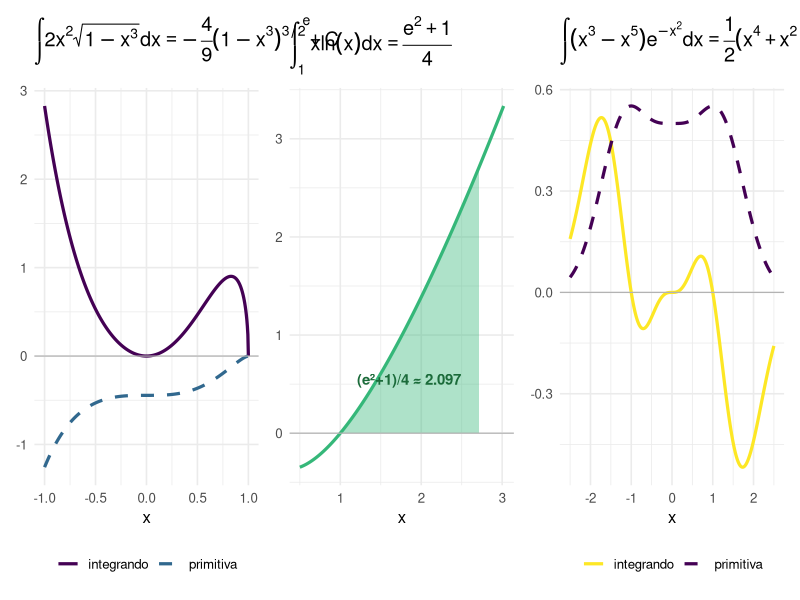
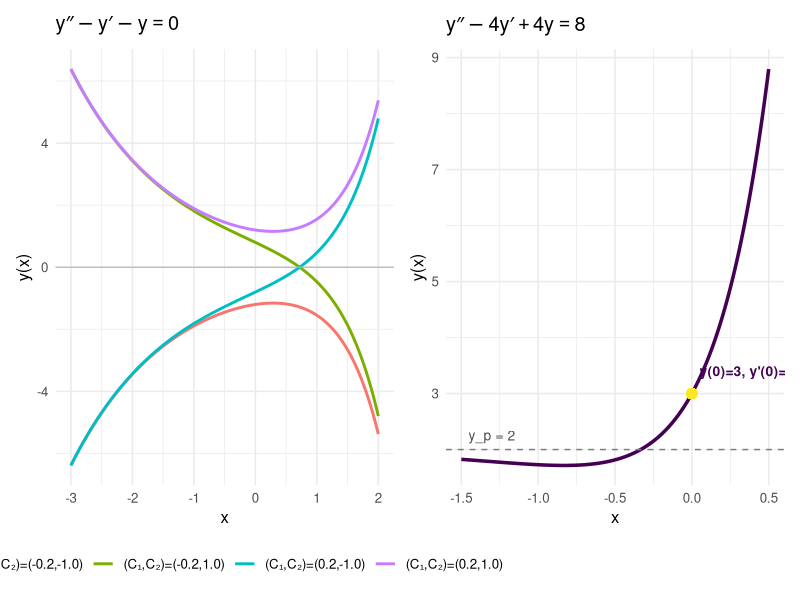
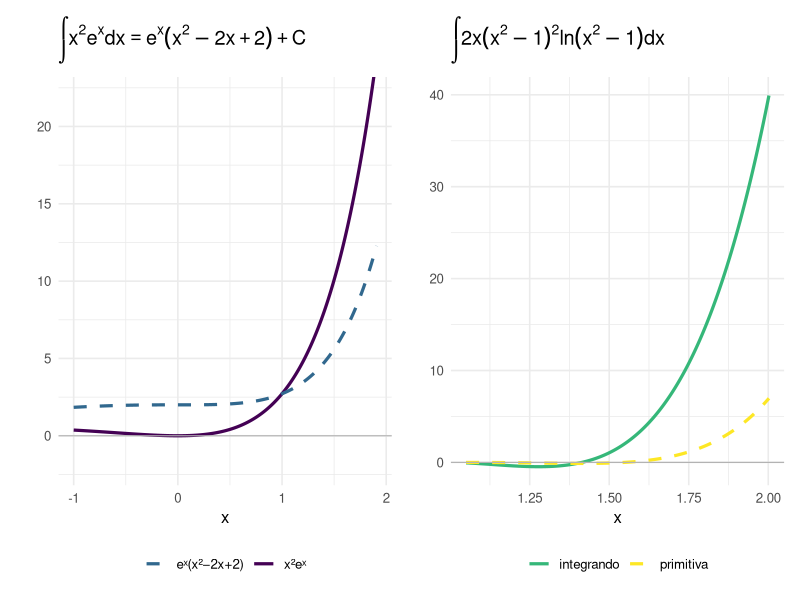

R code for these plots, in order:
## ---- chunk 1
#| label: fig-teste3-2026-verificacao
#| fig-cap: "Verificação numérica das integrais do Teste 3 (2026). Esquerda: integrando $2x^2\\sqrt{1-x^3}$ e sua primitiva $-\\frac{4}{9}(1-x^3)^{3/2}$. Centro: integral definida $\\int_1^e x\\ln x\\,dx = (e^2+1)/4$ representada como área sombreada. Direita: integrando $(x^3-x^5)e^{-x^2}$ e sua primitiva $\\frac{1}{2}(x^4+x^2+1)e^{-x^2}$."
#| fig-align: center
#| fig-width: 13
#| fig-height: 4.2

library(ggplot2)
library(patchwork)

base_t <- theme_minimal(base_size = 12) +
  theme(legend.position = "bottom", legend.title = element_blank())

# Q2.1: integrando e primitiva em [-1, 1]
x1  <- seq(-1, 1, length.out = 400)
df1 <- data.frame(
  x = x1,
  f = 2 * x1^2 * sqrt(pmax(1 - x1^3, 0)),
  F = -(4/9) * (pmax(1 - x1^3, 0))^(3/2)
)

p1 <- ggplot(df1, aes(x)) +
  geom_line(aes(y = f, color = "integrando"), linewidth = 1.1) +
  geom_line(aes(y = F, color = "primitiva"),  linewidth = 1.1, linetype = "dashed") +
  geom_hline(yintercept = 0, color = "gray70", linewidth = 0.4) +
  scale_color_manual(values = c("integrando" = "#440154", "primitiva" = "#31688e")) +
  labs(title = expression(integral(2*x^2*sqrt(1-x^3)*dx) == -frac(4,9)*(1-x^3)^{3/2}+C),
       x = "x", y = NULL) +
  base_t

# Q2.2: área sombreada da integral definida x ln(x) em [1, e]
x2a  <- seq(0.5, exp(1) + 0.3, length.out = 400)
x2f  <- seq(1, exp(1), length.out = 200)
df2  <- data.frame(x = x2a, y = x2a * log(x2a))
df2f <- data.frame(x = x2f, y = x2f * log(x2f))
val2 <- (exp(2) + 1) / 4

p2 <- ggplot() +
  geom_area(data = df2f, aes(x, y), fill = "#35b779", alpha = 0.4) +
  geom_line(data = df2,  aes(x, y), color = "#35b779", linewidth = 1.1) +
  geom_hline(yintercept = 0, color = "gray70", linewidth = 0.4) +
  annotate("text", x = 1.85, y = 0.55,
           label = sprintf("(e²+1)/4 ≈ %.3f", val2),
           size = 3.8, color = "#1b6b3a", fontface = "bold") +
  labs(title = expression(integral(x*ln(x)*dx, 1, e) == frac(e^2+1, 4)),
       x = "x", y = NULL) +
  theme_minimal(base_size = 12)

# Q2.3: integrando e primitiva em [-2.5, 2.5]
x3  <- seq(-2.5, 2.5, length.out = 400)
df3 <- data.frame(
  x = x3,
  f = (x3^3 - x3^5) * exp(-x3^2),
  F = 0.5 * (x3^4 + x3^2 + 1) * exp(-x3^2)
)

p3 <- ggplot(df3, aes(x)) +
  geom_line(aes(y = f, color = "integrando"), linewidth = 1.1) +
  geom_line(aes(y = F, color = "primitiva"),  linewidth = 1.1, linetype = "dashed") +
  geom_hline(yintercept = 0, color = "gray70", linewidth = 0.4) +
  scale_color_manual(values = c("integrando" = "#fde725", "primitiva" = "#440154")) +
  labs(title = expression(integral((x^3-x^5)*e^{-x^2}*dx) == frac(1,2)*(x^4+x^2+1)*e^{-x^2}+C),
       x = "x", y = NULL) +
  base_t

p1 + p2 + p3
## ---- chunk 2
#| label: fig-teste3-2025-q3
#| fig-cap: "EDOs da Questão 3. Esquerda: famílias de soluções de $y''-y'-y=0$ para vários $(C_1,C_2)$. Direita: solução do PVI $y''-4y'+4y=8$, $y(0)=3$, $y'(0)=5$ — a parte transitória $(1+3x)e^{2x}$ explode rapidamente; em escala curta vê-se a condição inicial e a inclinação iniciais."
#| fig-align: center
#| fig-width: 11
#| fig-height: 4.2

library(ggplot2)
library(patchwork)

base_t <- theme_minimal(base_size = 12) +
  theme(legend.position = "bottom", legend.title = element_blank())

# 3.1
r1 <- (1 + sqrt(5))/2
r2 <- (1 - sqrt(5))/2
x  <- seq(-3, 2, length.out = 400)
pars <- list(c( 0.2,  1.0), c(-0.2,  1.0), c( 0.2, -1.0), c(-0.2, -1.0))
df1 <- do.call(rbind, lapply(pars, function(p)
  data.frame(x = x,
             y = p[1]*exp(r1*x) + p[2]*exp(r2*x),
             curva = sprintf("(C₁,C₂)=(%.1f,%.1f)", p[1], p[2]))))
df1 <- subset(df1, abs(df1$y) < 8)

p1 <- ggplot(df1, aes(x, y, color = curva)) +
  geom_line(linewidth = 1) +
  geom_hline(yintercept = 0, color = "gray70", linewidth = 0.4) +
  labs(title = expression(y*second - y*minute - y == 0),
       x = "x", y = "y(x)") + base_t

# 3.2 — PVI
x2 <- seq(-1.5, 0.5, length.out = 400)
df2 <- data.frame(x = x2, y = (1 + 3*x2)*exp(2*x2) + 2)

p2 <- ggplot(df2, aes(x, y)) +
  geom_line(color = "#440154", linewidth = 1.2) +
  geom_hline(yintercept = 2, linetype = "dashed", color = "gray50") +
  geom_point(aes(x = 0, y = 3), color = "#FDE725", size = 3) +
  annotate("text", x = 0.05, y = 3.4, label = "y(0)=3, y'(0)=5",
           hjust = 0, size = 3.5, color = "#440154", fontface = "bold") +
  annotate("text", x = -1.3, y = 2.25, label = "y_p = 2", color = "gray30", size = 3.5) +
  labs(title = expression(y*second - 4*y*minute + 4*y == 8),
       x = "x", y = "y(x)") + base_t

p1 + p2
## ---- chunk 3
#| label: fig-teste3-verificacao
#| fig-cap: "Verificação numérica das integrais do Teste 3. À esquerda: integrando $x^2 e^x$ e sua primitiva $e^x(x^2-2x+2)$. À direita: integrando $2x(x^2-1)^2\\ln(x^2-1)$ e sua primitiva $\\frac{(x^2-1)^3}{9}[3\\ln(x^2-1)-1]$."
#| fig-align: center
#| fig-width: 11
#| fig-height: 4.5

library(ggplot2)
library(patchwork)

base_t <- theme_minimal(base_size = 12)

# Q2.1: integrando x^2 e^x e primitiva e^x(x^2-2x+2)
x1 <- seq(-1, 3, length.out = 400)
df1 <- data.frame(
  x = x1,
  f = x1^2 * exp(x1),
  F = exp(x1) * (x1^2 - 2*x1 + 2)
)
df1 <- subset(df1, abs(df1$f) < 25 & abs(df1$F) < 25)

p1 <- ggplot(df1, aes(x)) +
  geom_line(aes(y = f, color = "x²eˣ"),              linewidth = 1.1) +
  geom_line(aes(y = F, color = "eˣ(x²−2x+2)"),      linewidth = 1.1, linetype = "dashed") +
  geom_hline(yintercept = 0, color = "gray70", linewidth = 0.4) +
  coord_cartesian(ylim = c(-2, 22)) +
  scale_color_manual(values = c("x²eˣ" = "#440154", "eˣ(x²−2x+2)" = "#31688e")) +
  labs(title = expression(integral(x^2*e^x*dx) == e^x*(x^2-2*x+2)+C),
       x = "x", y = "", color = NULL) +
  base_t + theme(legend.position = "bottom")

# Q2.2: integrando 2x(x^2-1)^2 ln(x^2-1) e primitiva
x2 <- seq(1.05, 2.5, length.out = 400)
df2 <- data.frame(
  x = x2,
  f = 2*x2*(x2^2-1)^2 * log(x2^2-1),
  F = (x2^2-1)^3/9 * (3*log(x2^2-1) - 1)
)
df2 <- subset(df2, abs(df2$f) < 40 & abs(df2$F) < 40)

p2 <- ggplot(df2, aes(x)) +
  geom_line(aes(y = f, color = "integrando"),  linewidth = 1.1) +
  geom_line(aes(y = F, color = "primitiva"),   linewidth = 1.1, linetype = "dashed") +
  geom_hline(yintercept = 0, color = "gray70", linewidth = 0.4) +
  scale_color_manual(values = c("integrando" = "#35b779", "primitiva" = "#FDE725")) +
  labs(title = expression(integral(2*x*(x^2-1)^2*ln(x^2-1)*dx)),
       x = "x", y = "", color = NULL) +
  base_t + theme(legend.position = "bottom")

p1 + p2
